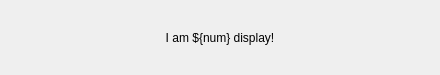
<?xml version="1.0" encoding="UTF-8"?>
<ui version="4.0">
 <class>Form</class>
 <widget class="QWidget" name="Form">
  <property name="geometry">
   <rect>
    <x>0</x>
    <y>0</y>
    <width>440</width>
    <height>75</height>
   </rect>
  </property>
  <property name="windowTitle">
   <string>Form</string>
  </property>
  <layout class="QHBoxLayout" name="horizontalLayout">
   <item>
    <widget class="QLabel" name="label">
     <property name="text">
      <string>I am ${num} display!</string>
     </property>
     <property name="alignment">
      <set>Qt::AlignCenter</set>
     </property>
    </widget>
   </item>
  </layout>
 </widget>
 <resources/>
 <connections/>
</ui>
